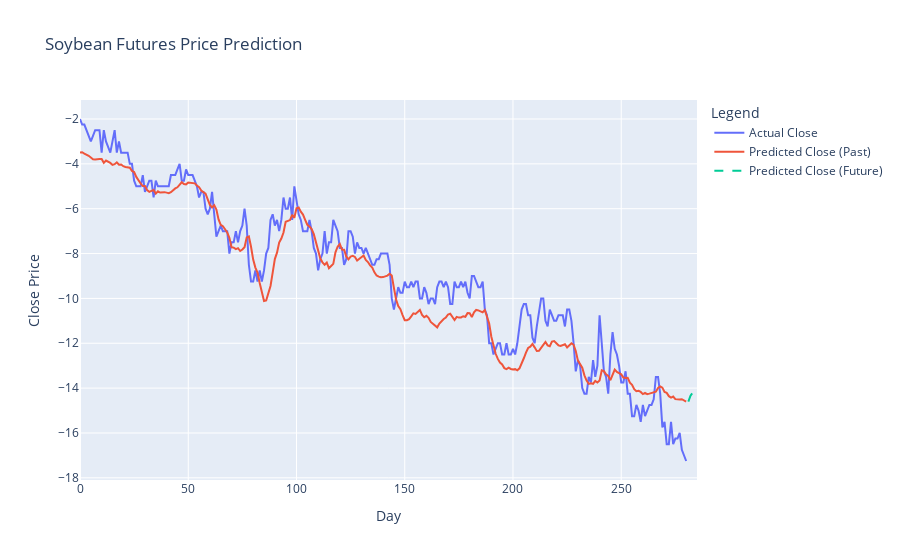

Notebook cell for this chart:
### Code cell
import torch
import numpy as np
import pandas as pd
from sklearn.preprocessing import MinMaxScaler
from copy import deepcopy as dc
import plotly.graph_objects as go

# Function to prepare data for LSTM
def prepare_dataframe_for_lstm(df, n_steps):
    df = dc(df)
    df.set_index('Date', inplace=True)
    for i in range(1, n_steps+1):
        df[f'Price(t-{i})'] = df['Price'].shift(i)
    df.dropna(inplace=True)
    return df

# Load and prepare the data
data = pd.read_csv('/workspaces/Futures-First/Prediction/data/SB_nov-jan/2024.csv')
data['Date'] = pd.to_datetime(data['Date'])
data = data.rename(columns={'Open':'Price'})
data = data[['Date', 'Price']]

lookback = 7
shifted_df = prepare_dataframe_for_lstm(data, lookback)

shifted_df_as_np = shifted_df.to_numpy()
scaler = MinMaxScaler(feature_range=(-1, 1))
shifted_df_as_np = scaler.fit_transform(shifted_df_as_np)

X = shifted_df_as_np[:, 1:]
y = shifted_df_as_np[:, 0]
X = dc(np.flip(X, axis=1))

X = X.reshape((-1, lookback, 1))
y = y.reshape((-1, 1))

X_test = torch.tensor(X).float()
y_test = torch.tensor(y).float()

# Load the trained model
model_file = 'lstm_model_2023.pt'
model = LSTM(input_size=1, hidden_size=4, num_stacked_layers=1).to(device)
model.load_state_dict(torch.load(model_file))
model.eval()

# Predict the last part of the dataset
test_predictions = model(X_test.to(device)).detach().cpu().numpy().flatten()

# Inverse transform the predictions
dummies = np.zeros((X_test.shape[0], lookback+1))
dummies[:, 0] = test_predictions
dummies = scaler.inverse_transform(dummies)
test_predictions = dc(dummies[:, 0])

dummies = np.zeros((X_test.shape[0], lookback+1))
dummies[:, 0] = y_test.flatten()
dummies = scaler.inverse_transform(dummies)
new_y_test = dc(dummies[:, 0])

# Prepare for predicting future prices
last_window = X_test[-1].cpu().numpy()

future_predictions = []

# Predict the next 5 days
for _ in range(5):
    # Predict the next price
    pred = model(torch.tensor(last_window).unsqueeze(0).float().to(device)).detach().cpu().numpy().flatten()[0]
    
    # Scale back to original price
    dummies = np.zeros((1, lookback + 1))
    dummies[:, 0] = pred
    dummies = scaler.inverse_transform(dummies)
    
    pred_original = dummies[:, 0][0]
    future_predictions.append(pred_original)
    
    # Update the window for the next prediction
    last_window = np.roll(last_window, -1)
    last_window[-1, 0] = pred

# Combine all predictions
all_predictions = np.concatenate((test_predictions, np.array(future_predictions)))

# Create plotly figure
fig = go.Figure()

# Add traces for actual and predicted values
fig.add_trace(go.Scatter(
    x=np.arange(len(new_y_test)),
    y=new_y_test,
    mode='lines',
    name='Actual Close'
))

fig.add_trace(go.Scatter(
    x=np.arange(len(test_predictions)),
    y=test_predictions,
    mode='lines',
    name='Predicted Close (Past)'
))

fig.add_trace(go.Scatter(
    x=np.arange(len(test_predictions), len(all_predictions)),
    y=future_predictions,
    mode='lines',
    name='Predicted Close (Future)',
    line=dict(dash='dash')
))

# Update layout
fig.update_layout(
    title="Soybean Futures Price Prediction",
    xaxis_title="Day",
    yaxis_title="Close Price",
    legend_title="Legend"
)

# Show plot
fig.show()

### Figure 1 — Plotly figure (JSON) as saved in the notebook; plotly's stock layout.template omitted (floating-point values rounded to 4 significant figures; data arrays with more than 128 entries replaced by an {"elided": "..."} marker saying what was removed)
{"data": [{"mode": "lines", "name": "Actual Close", "type": "scatter", "x": {"elided": "281 int values"}, "y": {"elided": "281 float values"}}, {"mode": "lines", "name": "Predicted Close (Past)", "type": "scatter", "x": {"elided": "281 int values"}, "y": {"elided": "281 float values"}}, {"line": {"dash": "dash"}, "mode": "lines", "name": "Predicted Close (Future)", "type": "scatter", "x": [281, 282, 283, 284, 285], "y": [-14.6, -14.34, -14.21, -14.11, -14.03]}], "layout": {"legend": {"title": {"text": "Legend"}}, "title": {"text": "Soybean Futures Price Prediction"}, "xaxis": {"title": {"text": "Day"}}, "yaxis": {"title": {"text": "Close Price"}}}}
